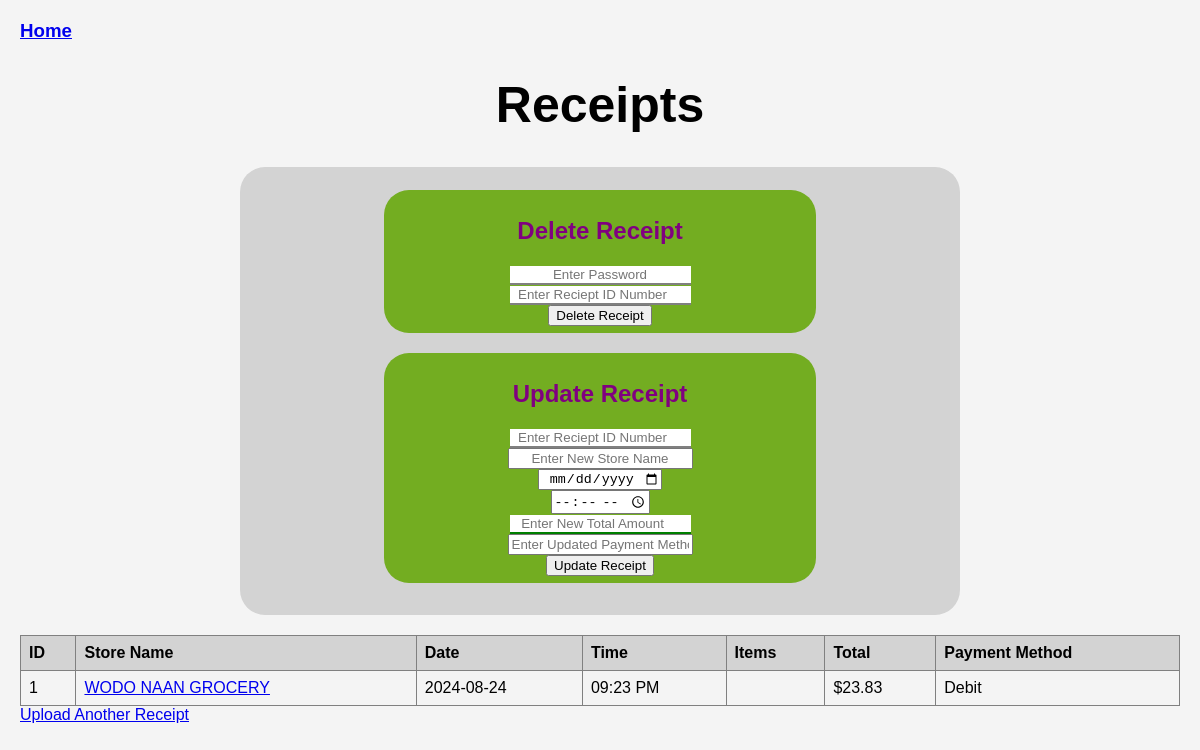
Page /receipts on the committed database.
### app.py (models this page shows)
class Receipt(Base):
    __tablename__ = 'receipts'
    id = Column(Integer, primary_key=True)
    store_name = Column(String)
    date = Column(String)
    time = Column(String)
    total = Column(Float)
    payment_method = Column(String)
    filepath = Column(String)
    items = relationship("Item", back_populates="receipt", cascade="all, delete-orphan")

### app.py (the view)
@app.route('/receipts')
def show_receipts():
    receipts = session.query(Receipt).all()
    return render_template('results.html', receipts=receipts)

### templates/results.html (shortened to what this page needs)
<!DOCTYPE html>
<html lang="en">
<head>
    <link rel="stylesheet" href="{{ url_for('static', filename='style.css') }}">
</head>
<body>
    <h3><a href="{{ url_for('index')}}">Home</a></h3>
    <h1 class="center">Receipts</h1>
    <div class="center">
        <div class="formbox box" style="padding-top: 2%;">
            <div class="center">
                <form action="/delete/" method="POST" class="formbox">
                    <h2 class="center">Delete Receipt</h2>
                    <input type="password" name="password" placeholder="Enter Password" required>
                    <br/>
                    <input type="number" name="receipt_id" placeholder="Enter Reciept ID Number" required>
                    <br/>
                    <button type="submit">Delete Receipt</button>
                </form>
            </div>
            <div class="center">
                <form action="/update/" method="POST" class="formbox">
                    <h2 class="center">Update Receipt</h2>
                    <input type="number" name="receipt_id" placeholder="Enter Reciept ID Number" required>
                    <br/>
                    <input type="text" name="store_name" placeholder="Enter New Store Name">
                    <br/>
                    <input type="date" name="date" placeholder="Enter New Date(MM/DD/YYYY)">
                    <br/>
                    <input type="time" name="time" placeholder="Enter New Time">
                    <br/>
                    <input type="number" name="total" placeholder="Enter New Total Amount">
                    <br/>
                    <input type="text" name="payment_method" placeholder="Enter Updated Payment Method">
                    <br/>
                    <button type="submit">Update Receipt</button>
                </form>
            </div>
        </div>
    </div>
    <table>
        <tr>
            <th>ID</th>
            <th>Store Name</th>
            <th>Date</th>
            <th>Time</th>
            <th>Items</th>
            <th>Total</th>
            <th>Payment Method</th>
        </tr>
        {% for receipt in receipts|reverse %}
        <tr>
            <td>{{ receipt.id }}</td>
            <td><a href={{ "display_image/"+receipt.id|string }}>{{ receipt.store_name }}</a></td>
            <td>{{ receipt.date }}</td>
            <td>{{ receipt.time }}</td>
            <td>
            </td>
            <td>${{ receipt.total }}</td>
            <td>{{ receipt.payment_method }}</td>
        </tr>
        {% endfor %}
    </table>
    <a href="{{ url_for('index') }}">Upload Another Receipt</a>
</body>
</html>

### static/style.css (style rules this page uses)
body { font-family: Arial, sans-serif; margin: 20px; background-color:#f4f4f4; }
h1 { font-size: 50px; color: black; }
h2 { color:Purple; }
.formbox { border-radius: 25px; background: #73AD21; padding: 1%; display: inline-table; width: 60%; }
.box { background-color: lightgray; padding-top: 10px; }
form { margin-bottom: 20px; text-align: center; padding-left: 50px; }
input { text-align: center; }
table { width: 100%; border-collapse: collapse; margin-top: 20px; }
table, th, td { border: 1px solid grey; }
th, td { padding: 8px; text-align: left; }
tr:nth-child(odd) { background-color: darkgray; }
th { background-color: lightgray; }
input[type=password], input[type=number] { border: none; border-bottom: 2px solid gray; }
input[type=password]:valid, input[type=number]:valid { border: none; border-bottom: 2px solid green; }
.center { text-align: center; }

### rows in the picture
Receipt: id "1", store_name "WODO NAAN GROCERY", date "2024-08-24", time "09:23 PM", total "23.83", payment_method "Debit"
